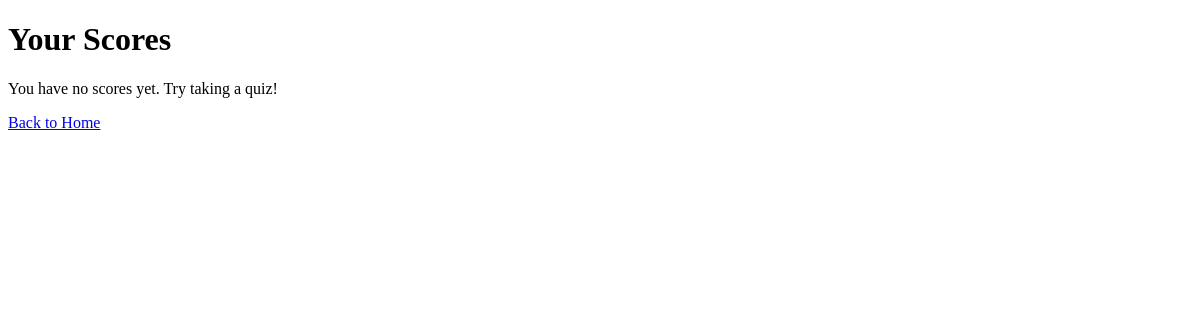
The app's page /scores (signed in), older data.
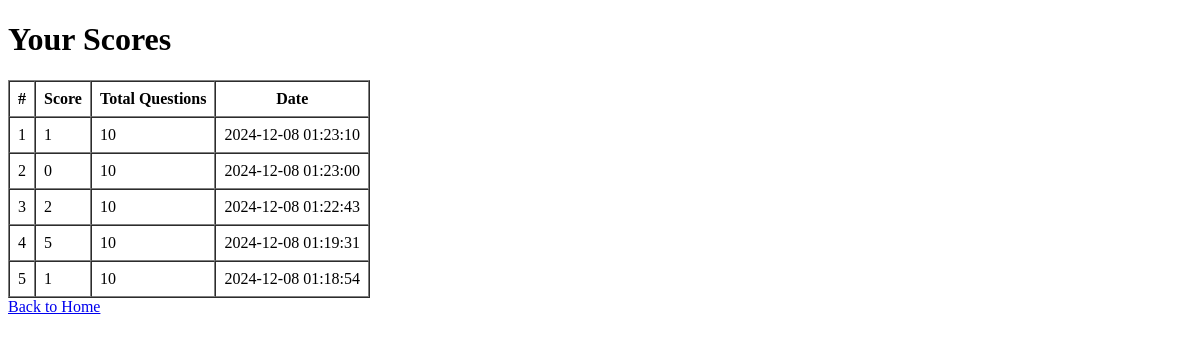
The same page, newer data.
### app.py (models this page shows)
class Score(db.Model):
    id = db.Column(db.Integer, primary_key=True)
    user_id = db.Column(db.Integer, db.ForeignKey('user.id'), nullable=False)
    score = db.Column(db.Integer, nullable=False)
    total_questions = db.Column(db.Integer, nullable=False)
    date = db.Column(db.DateTime, default=db.func.current_timestamp())

### app.py (the view)
@app.route('/scores')
@login_required
def scores():
    user_scores = Score.query.filter_by(user_id=current_user.id).order_by(Score.date.desc()).all()
    return render_template('scores.html', scores=user_scores)

### app.py (called while the page is built)
@login_manager.user_loader
def load_user(user_id):
    return User.query.get(int(user_id))

@app.before_request
def before_request():
    if 'user_id' in session:
        user = User.query.get(session['user_id'])
        if user:
            login_user(user)

### templates/scores.html (shortened to what this page needs)
<!DOCTYPE html>
<html lang="en">
<head>
</head>
<body>
    <h1>Your Scores</h1>
    {% if scores and scores|length > 0 %}
        <table border="1" cellspacing="0" cellpadding="8">
            <thead>
                <tr>
                    <th>#</th>
                    <th>Score</th>
                    <th>Total Questions</th>
                    <th>Date</th>
                </tr>
            </thead>
            <tbody>
                {% for score in scores %}
                <tr>
                    <td>{{ loop.index }}</td>
                    <td>{{ score.score }}</td>
                    <td>{{ score.total_questions }}</td>
                    <td>{{ score.date.strftime('%Y-%m-%d %H:%M:%S') }}</td>
                </tr>
                {% endfor %}
            </tbody>
        </table>
    {% else %}
        <p>You have no scores yet. Try taking a quiz!</p>
    {% endif %}
    <a href="{{ url_for('home') }}">Back to Home</a>
</body>
</html>

Row changes from the older to the newer data that the page shows:
added Score: score "1", total_questions "10", date "2024-12-08 01:23:10"
added Score: score "0", total_questions "10", date "2024-12-08 01:23:00"
added Score: score "2", total_questions "10", date "2024-12-08 01:22:43"
added Score: score "5", total_questions "10", date "2024-12-08 01:19:31"
added Score: score "1", total_questions "10", date "2024-12-08 01:18:54"
Text that changed along with them:
text no longer shown: "You have no scores yet. Try taking a quiz!"
text now shown: "# Score Total Questions Date"
